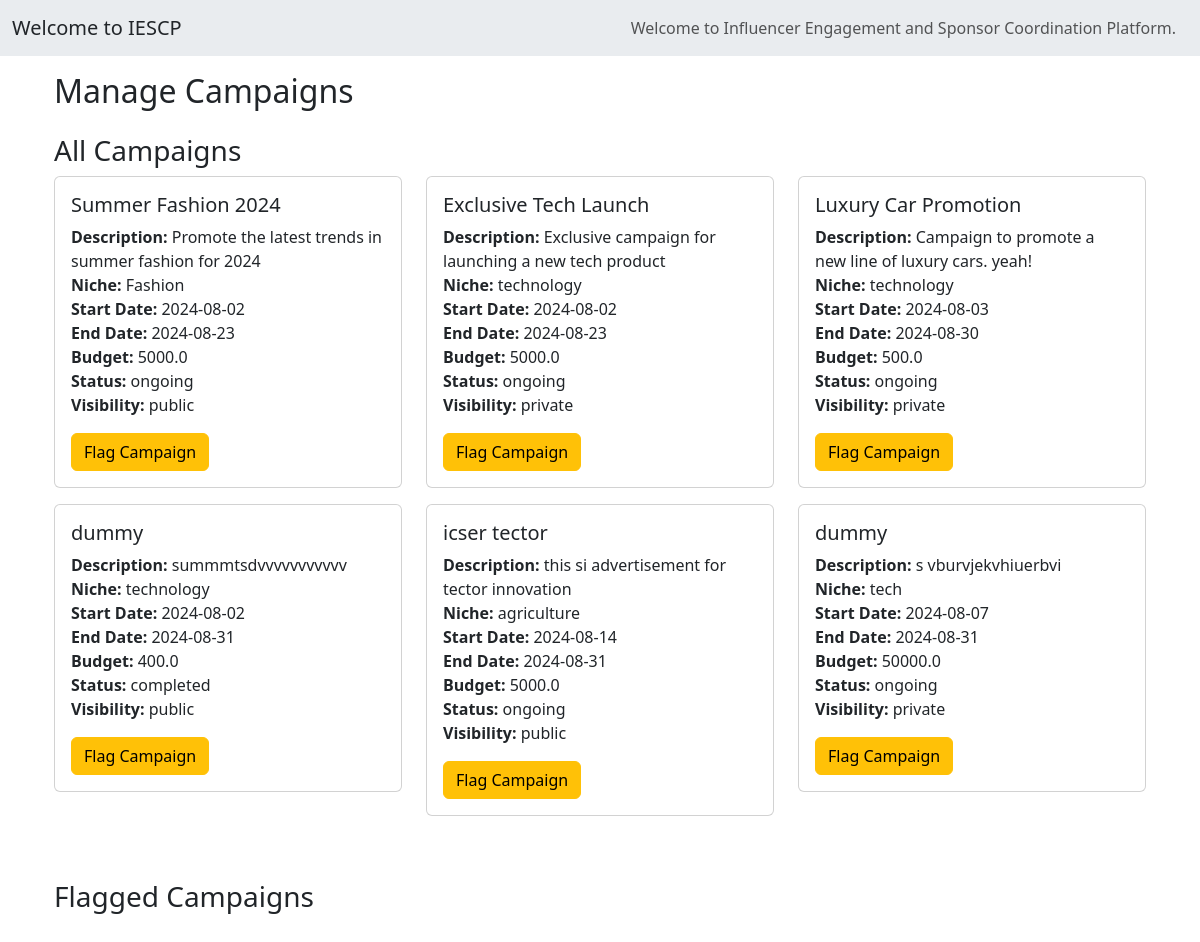
Before: /admin/campaigns with the older database file.
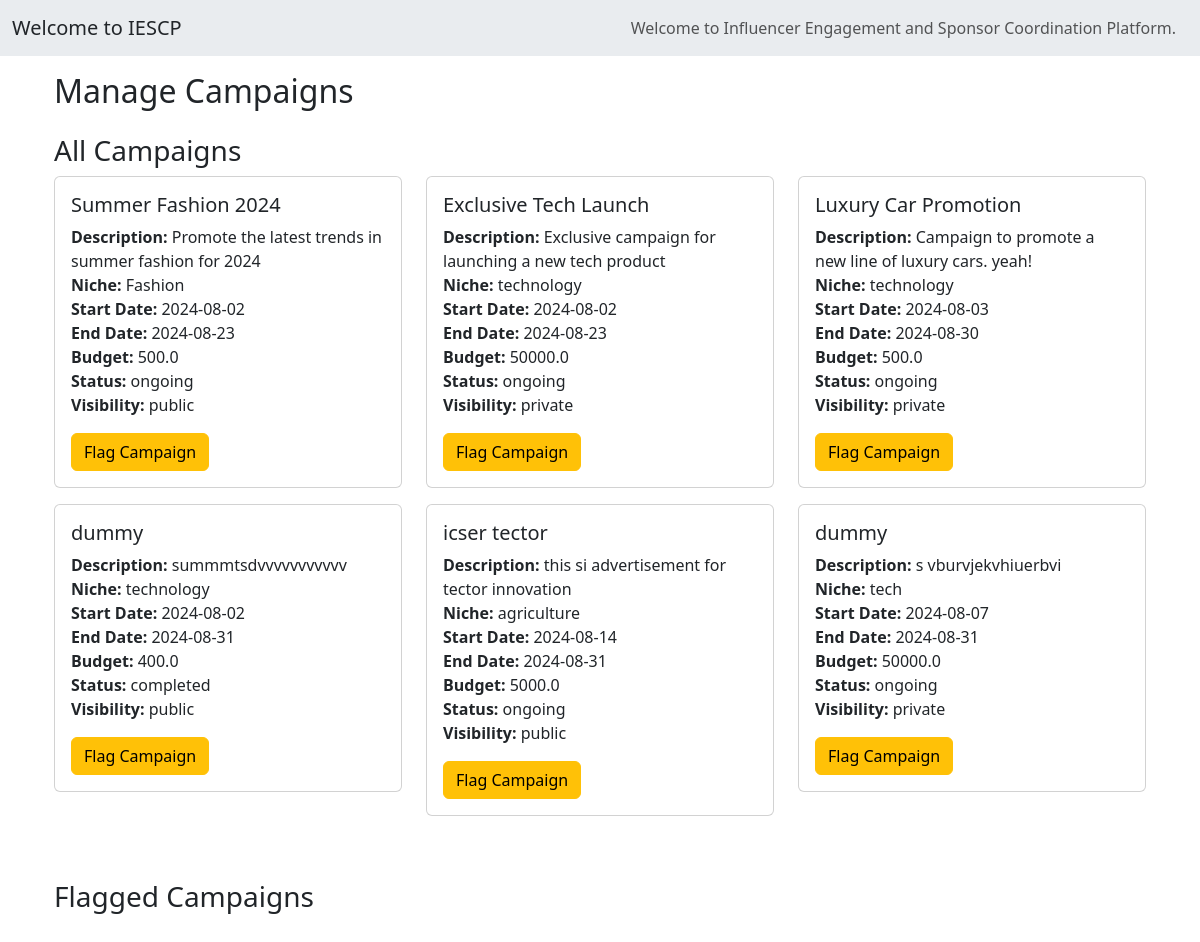
After: the same page with the newer database file.
### models.py (models this page shows, shortened)
class Campaign(db.Model):
    __tablename__ = 'campaigns'
    id = db.Column(db.Integer, primary_key=True)
    title = db.Column(db.String(200), nullable=False)
    description = db.Column(db.String(400), nullable=False)
    niche = db.Column(db.String(100), nullable=False)
    start_date = db.Column(db.Date, nullable=False)
    end_date = db.Column(db.Date, nullable=False)
    budget = db.Column(db.Float, nullable=False)
    visibility = db.Column(db.String(50), nullable=False)
    status = db.Column(db.String(50), nullable=False, default='ongoing')
    goals = db.Column(db.Text, nullable=True)
    sponsor_id = db.Column(db.Integer, db.ForeignKey('users.id'), nullable=False)
    is_flagged = db.Column(db.Boolean, default=False)
    sponsor = db.relationship('User', backref=db.backref('campaigns', lazy=True))
    ad_requests = db.relationship('AdRequest', back_populates='campaign', lazy=True)

### main.py (the view)
@app.route('/admin/campaigns', methods=['GET'])
def manage_campaigns():
    campaigns = Campaign.query.all()
    flagged_campaigns = Campaign.query.filter_by(is_flagged=True).all()
    return render_template('/admin/admin_campaigns.html', campaigns=campaigns, flagged_campaigns=flagged_campaigns)

### main.py (called while the page is built)
@app.context_processor
def inject_user():
    if 'user_id' in session:
        user = User.query.get(session['user_id'])
    else:
        user = None
    return dict(current_user=user)

### templates/admin/admin_campaigns.html (shortened to what this page needs)
{% extends 'base.html' %}
{% block content %}
<div class="container mt-3">
    <h2 class="mb-4">Manage Campaigns</h2>
    <div class="mb-5">
        <h3>All Campaigns</h3>
        <div class="row">
            {% for campaign in campaigns %}
                {% if not campaign.is_flagged %}
                    <div class="col-md-4 mb-3">
                        <div class="card">
                            <div class="card-body">
                                <h5 class="card-title">{{ campaign.title }}</h5>
                                <p class="card-text">
                                    <strong>Description:</strong> {{ campaign.description }}<br>
                                    <strong>Niche:</strong> {{ campaign.niche }}<br>
                                    <strong>Start Date:</strong> {{ campaign.start_date }}<br>
                                    <strong>End Date:</strong> {{ campaign.end_date }}<br>
                                    <strong>Budget:</strong> {{ campaign.budget }}<br>
                                    <strong>Status:</strong> {{ campaign.status }}<br>
                                    <strong>Visibility:</strong> {{ campaign.visibility }}
                                </p>
                                <form method="POST" action="{{ url_for('flag_campaign', campaign_id=campaign.id) }}" style="display:inline;">
                                    <button type="submit" class="btn btn-warning">Flag Campaign</button>
                                </form>
                            </div>
                        </div>
                    </div>
                {% endif %}
            {% endfor %}
        </div>
    </div>
    <div class="mb-5">
        <h3>Flagged Campaigns</h3>
    </div>
</div>
{% endblock %}

Changed rows visible on the page:
changed Campaign "Summer Fashion 2024": budget "5000.0" → "500.0"
changed Campaign "Exclusive Tech Launch": budget "5000.0" → "50000.0"
